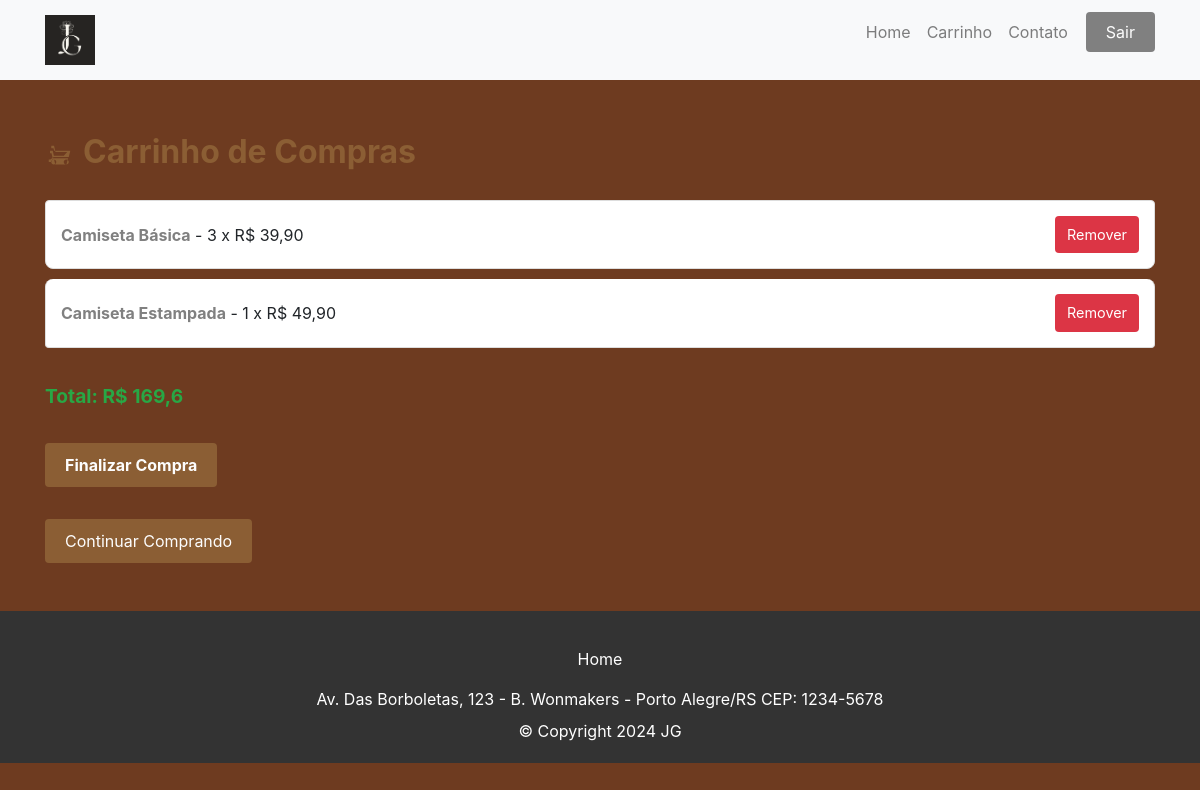
The page /cart/ (signed in) on the database as committed earlier.
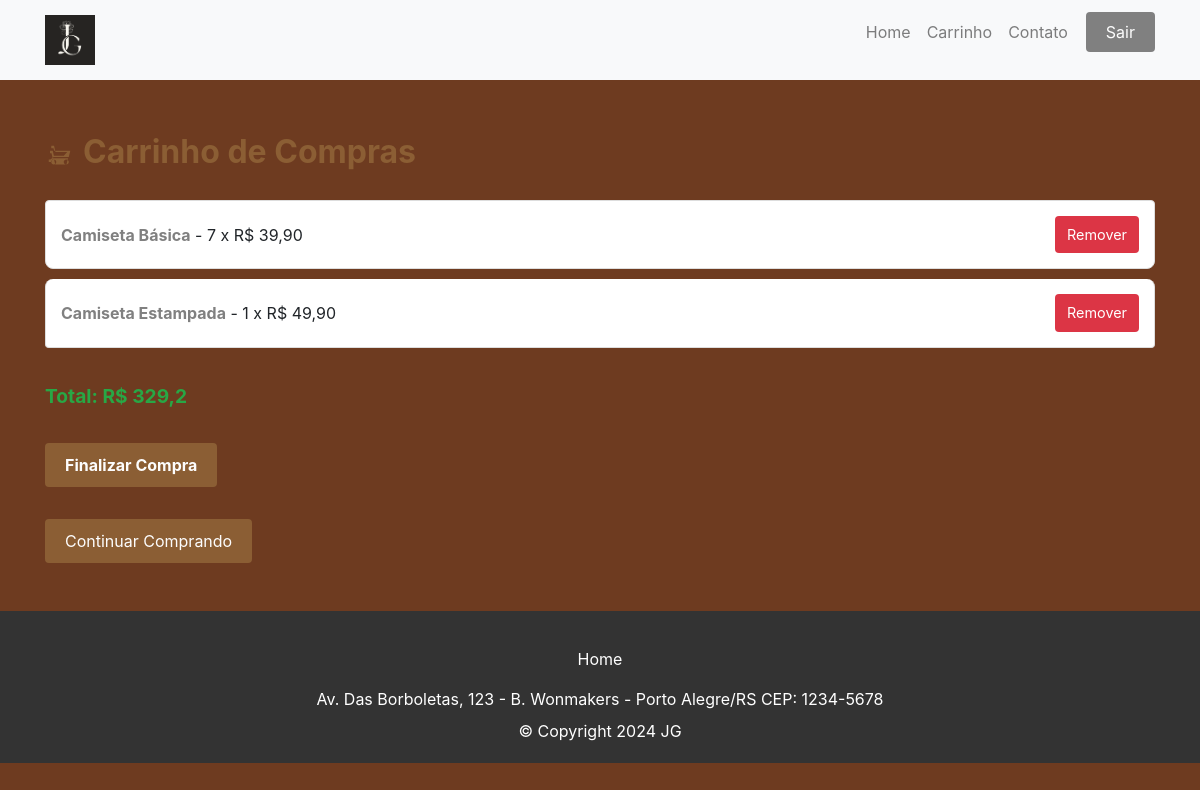
The same page on the database as committed later.
### store/models.py (models this page shows, shortened)
class OrderItem(models.Model):
    product = models.ForeignKey(Product, on_delete=models.SET_NULL, null=True)
    order = models.ForeignKey(Order, on_delete=models.SET_NULL, null=True)
    quantity = models.IntegerField(default=0, null=True, blank=True)
    date_added = models.DateTimeField(auto_now_add=True)
    def get_total(self):
        return self.quantity * self.product.price

class Order(models.Model):
    customer = models.ForeignKey(Customer, on_delete=models.SET_NULL, blank=True, null=True)
    date_ordered = models.DateTimeField(auto_now_add=True)
    complete = models.BooleanField(default=False, null=True, blank=False)
    transaction_id = models.CharField(max_length=100, null=True)
    def get_total(self):
        total = sum([item.get_total() for item in self.orderitem_set.all()])
        return total

class Product(models.Model):
    name = models.CharField(max_length=200)
    price = models.FloatField()
    image_url = models.URLField(max_length=200, null=True, blank=True)
    digital = models.BooleanField(default=False, null=True, blank=True)
    delete_product = models.BooleanField(default=False, null=True, blank=True)
    category = models.ForeignKey(Category, on_delete=models.SET_NULL, null=True, blank=True)
    description = models.TextField(null=True, blank=True)

### store/views.py (the view)
# urls.py: path('cart/', views.cart, name="cart"),
@login_required
def cart(request):
    order = get_cart(request)
    order_items = order.orderitem_set.all() if order else []
    context = {
        'order': order,
        'items': order_items,
    }
    return render(request, 'cart/cart.html', context)

### store/views.py (called while the page is built)
def get_cart(request):
    if request.user.is_authenticated:
        customer = Customer.objects.get(user=request.user)
        order, created = Order.objects.get_or_create(customer=customer, complete=False)
        return order
    return None

### store/templates/cart/cart.html (shortened to what this page needs)
{% load static %}
<head>
    <link rel="stylesheet" href="https://stackpath.bootstrapcdn.com/bootstrap/4.5.2/css/bootstrap.min.css">
    <link rel="stylesheet" type="text/css" href="{% static 'styles/main.css' %}">
</head>
<nav class="navbar navbar-expand-lg navbar-light bg-light">
    <div class="container">
        <a class="navbar-brand" href="/store/">
            <img src="{% static 'images/logo.png' %}" alt="JG Fashion Logo" width="50">
        </a>
        <div class="collapse navbar-collapse" id="navbarNav">
            <ul class="navbar-nav ml-auto">
                <li class="nav-item"><a class="nav-link" href="/store/">Home</a></li>
                {% if user.is_authenticated %}
                    <li class="nav-item"><a class="nav-link" href="../cart">Carrinho</a></li>
                {% endif %}
                <li class="nav-item"><a class="nav-link" href="../contact">Contato</a></li>
                {% if user.is_authenticated %}
                    <li class="nav-item">
                        <form class="display:inline;" color="gray"; method="POST" action="{% url 'logout' %}">
                            <button class="btn btn-danger" type="submit" style="background-color: gray; padding: 8px 20px;  margin-left: 10px;">Sair</button>
                        </form>
                    </li>
                {% else %}
                    <li class="nav-item"><a class="nav-link" href="../register">Cadastrar</a></li>
                    <li class="nav-item"><a class="nav-link" href="../login">Login</a></li>
                {% endif %}
            </ul>
        </div>
    </div>
</nav>
<div class="container mt-5">
    <div class="cart-title">
        Carrinho de Compras
    </div>
    {% if items %}
        <ul class="list-group mt-4">
        {% for item in items %}
            <li class="list-group-item">
                <div>
                    <a href="{% url 'product_detail' item.product.id %}" class="product-link">{{ item.product.name }}</a> - {{ item.quantity }} x R$ {{ item.product.price|floatformat:2 }}
                </div>
                <a href="{% url 'remove_from_cart' item.product.id %}" class="btn-remove">Remover</a>
            </li>
        {% endfor %}
        </ul>
        <div class="mt-4 total">
            <p>Total: R$ {{ order.get_total }}</p>
        </div>
        <form method="POST" action="{% url 'finalize_order' %}">
            <button type="submit" class="btn btn-success mt-3">Finalizar Compra</button>
        </form>
    {% else %}
        <p class="mt-4">Seu carrinho está vazio.</p>
    {% endif %}
    <a href="{% url 'store' %}" class="btn btn-primary mt-3">Continuar Comprando</a>
</div>
<footer class="footer mt-5">
        <div class="container text-center">
            <div class="footer-links mb-3">
                <a href="#" class="text-white mx-2">Home</a>
            </div>
            <div class="footer-address mb-2">
                Av. Das Borboletas, 123 - B. Wonmakers - Porto Alegre/RS CEP: 1234-5678
            </div>
            <div>&copy; Copyright 2024 JG</div>
        </div>
    </footer>

Rows that differ between the two databases and show on the page:
changed OrderItem "Camiseta Básica": quantity "3" → "7"
changed through a linked row, Order: get_total "169,6" → "329,2"
